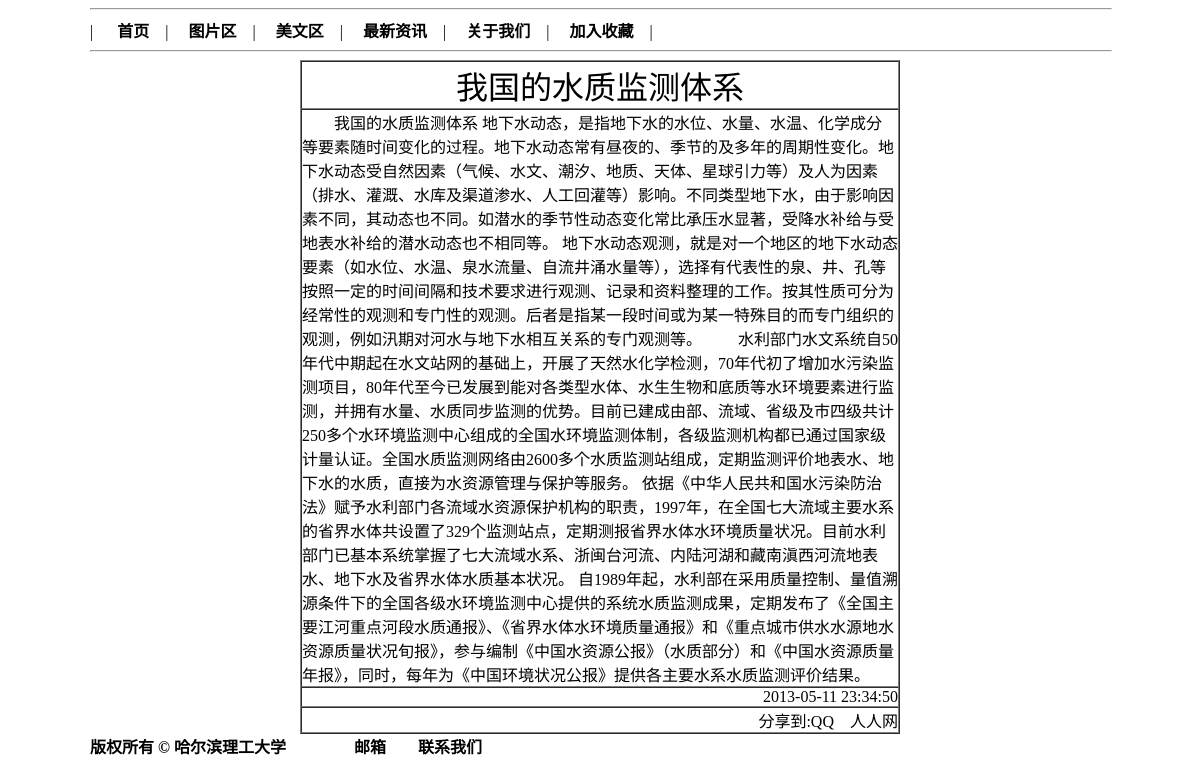
The app's page /news.php?id=10 with its own data.
### tables this page shows
CREATE TABLE `news` (
  `id` int(10) unsigned NOT NULL AUTO_INCREMENT,
  `title` text NOT NULL,
  `content` text NOT NULL,
  `time` datetime NOT NULL,
  PRIMARY KEY (`id`)
);

### news.php (the view, shortened to what this page needs)
<?php
	require("config.php");
	$str = $_SERVER['REQUEST_URI'];
	$place = strrpos($str, "=");
	$str_place = substr($str, $place+1);
	$id=$str_place;
?>
<!DOCTYPE html PUBLIC "-//W3C//DTD XHTML 1.0 Transitional//EN" "http://www.w3.org/TR/xhtml1/DTD/xhtml1-transitional.dtd">
<html xmlns="http://www.w3.org/1999/xhtml">
<head>
</head>
<body>
	<hr width="100%">
        <?php require("header.php");?>
		<hr width="100%">
	<div class="news">
    	<?php
			$abtain_new = "SELECT * FROM `news` WHERE id=$id";
			$result_new = mysql_query($abtain_new, $conn) or die ("获取新闻失败:".mysql_error());
			$arr = mysql_fetch_array($result_new);
			echo "<table border=1 cellpadding=0 cellspacing=0>";
			echo "<tr><td align=center><font face=黑体 size=6>".$arr['title']."</font></td></tr>";
			echo "<tr><td><font face=黑体 size=3>　　".$arr['content']."</font></td></tr>";
			echo "<tr><td align=right>".$arr['time']."</td></tr>";
			echo "<tr><td align=right>分享到:<a href=http:\\qzone.qq.com target=top>QQ</a>　<a href=http:\\renren.com>人人网</a></td></tr>";
			echo "</table>";
        ?>
    </div>
    <?php  require("footer.php");?>
</body>
</html>

### news.php (style rules this page uses)
body { margin:0 auto; }
.news { width:600px; margin:0 auto; }
a { color:black; text-decoration:none; }

### header.php (style rules this page uses)
a { color:black; }

### footer.php (style rules this page uses)
body { margin:0px auto; width:1020px;; }
a { text-decoration:none; }

### records on screen
news: title "我国的水质监测体系", content "我国的水质监测体系 地下水动态，是指地下水的水位、水量、水温、化学成分等要素随时间变化的过程。地下水动态常有昼夜的、季节的及多年的周期性变化。地下水动态受自然因素（气候、水文、潮汐、地质、天体、星球引力等）及人为因素（排水、灌溉、水库及渠道渗水、人工回灌等）影响。不同类型地下水，由于影响因素不同，其动态也不同。如潜水的季节性动态变化常比承压水显著，受降水补给与受地表水补给的潜水动态也不相同等。 地下水动态观测，就是对一个地区的地下水动态要素（如水位、水温、泉水流量、自流井涌水量等），选择有代表性的泉、井、孔等按照一定的时间间隔和技术要求进行观测、记录和资料整理的工作。按其性质可分为经常性的观测和专门性的观测。后者是指某一段时间或为某一特殊目的而专门组织的观测，例如汛期对河水与地下水相互关系的专门观测等。 水利部门水文系统自50年代中期起在水文站网的基础上，开展了天然水化学检测，70年代初了增加水污染监测项目，80年代至今已发展到能对各类型水体、水生生物和底质等水环境要素进行监测，并拥有水量、水质同步监测的优势。目前已建成由部、流域、省级及市四级共计250多个水环境监测中心组成的全国水环境监测体制，各级监测机构都已通过国家级计量认证。全国水质监测网络由2600多个水质监测站组成，定期监测评价地表水、地下水的水质，直接为水资源管理与保护等服务。…", time "2013-05-11 23:34:50"
